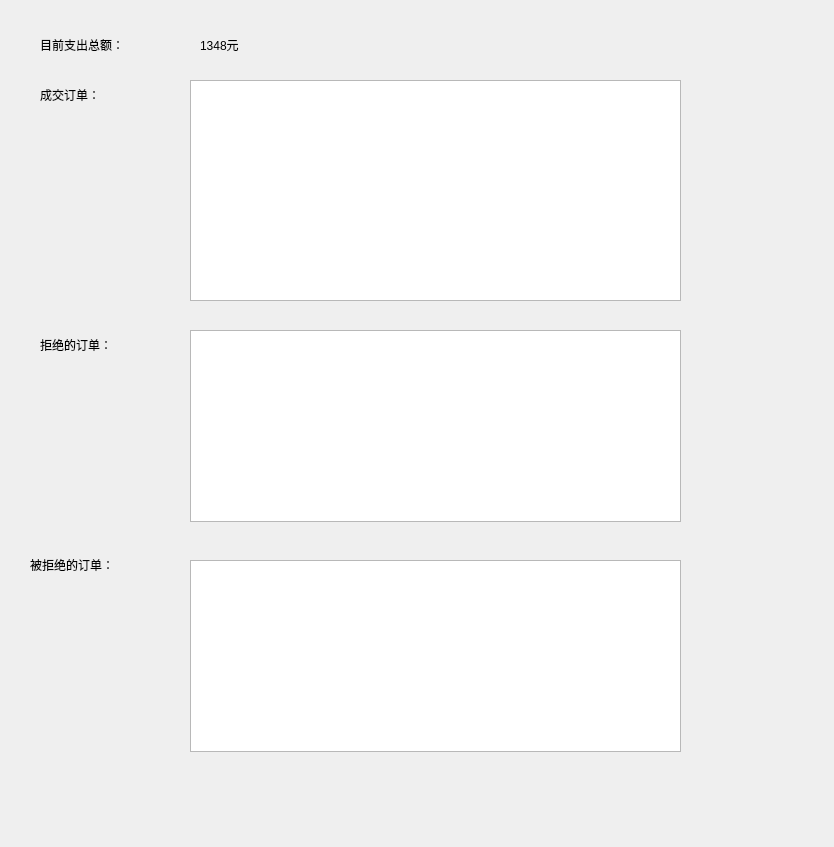
<?xml version="1.0" encoding="UTF-8"?>
<ui version="4.0">
 <class>Form</class>
 <widget class="QWidget" name="Form">
  <property name="geometry">
   <rect>
    <x>0</x>
    <y>0</y>
    <width>834</width>
    <height>847</height>
   </rect>
  </property>
  <property name="windowTitle">
   <string>Form</string>
  </property>
  <property name="styleSheet">
   <string notr="true">QWidget#Form
{
border-image: url(:/CmainWdt/resource/picture/CsummaryWgt_background.jpg);
}</string>
  </property>
  <widget class="QTableView" name="tableView">
   <property name="geometry">
    <rect>
     <x>190</x>
     <y>80</y>
     <width>491</width>
     <height>221</height>
    </rect>
   </property>
   <property name="styleSheet">
    <string notr="true">font: 16pt &quot;隶书&quot;;</string>
   </property>
  </widget>
  <widget class="QLabel" name="label_4">
   <property name="geometry">
    <rect>
     <x>40</x>
     <y>330</y>
     <width>168</width>
     <height>30</height>
    </rect>
   </property>
   <property name="styleSheet">
    <string notr="true">font: 18pt &quot;隶书&quot;;</string>
   </property>
   <property name="text">
    <string>拒绝的订单：</string>
   </property>
  </widget>
  <widget class="QTableView" name="tableView_2">
   <property name="geometry">
    <rect>
     <x>190</x>
     <y>330</y>
     <width>491</width>
     <height>192</height>
    </rect>
   </property>
   <property name="styleSheet">
    <string notr="true">font: 16pt &quot;隶书&quot;;</string>
   </property>
  </widget>
  <widget class="QTableView" name="tableView_3">
   <property name="geometry">
    <rect>
     <x>190</x>
     <y>560</y>
     <width>491</width>
     <height>192</height>
    </rect>
   </property>
   <property name="styleSheet">
    <string notr="true">font: 16pt &quot;隶书&quot;;</string>
   </property>
  </widget>
  <widget class="QLabel" name="label">
   <property name="geometry">
    <rect>
     <x>40</x>
     <y>30</y>
     <width>168</width>
     <height>30</height>
    </rect>
   </property>
   <property name="styleSheet">
    <string notr="true">font: 18pt &quot;隶书&quot;;</string>
   </property>
   <property name="text">
    <string>目前支出总额：</string>
   </property>
  </widget>
  <widget class="QLabel" name="label_2">
   <property name="geometry">
    <rect>
     <x>200</x>
     <y>30</y>
     <width>168</width>
     <height>30</height>
    </rect>
   </property>
   <property name="styleSheet">
    <string notr="true">font: 18pt &quot;隶书&quot;;</string>
   </property>
   <property name="text">
    <string>1348元</string>
   </property>
  </widget>
  <widget class="QLabel" name="label_3">
   <property name="geometry">
    <rect>
     <x>40</x>
     <y>80</y>
     <width>168</width>
     <height>30</height>
    </rect>
   </property>
   <property name="styleSheet">
    <string notr="true">font: 18pt &quot;隶书&quot;;</string>
   </property>
   <property name="text">
    <string>成交订单：</string>
   </property>
  </widget>
  <widget class="QLabel" name="label_5">
   <property name="geometry">
    <rect>
     <x>30</x>
     <y>550</y>
     <width>168</width>
     <height>30</height>
    </rect>
   </property>
   <property name="styleSheet">
    <string notr="true">font: 18pt &quot;隶书&quot;;</string>
   </property>
   <property name="text">
    <string>被拒绝的订单：</string>
   </property>
  </widget>
 </widget>
 <resources>
  <include location="images.qrc"/>
 </resources>
 <connections/>
</ui>
